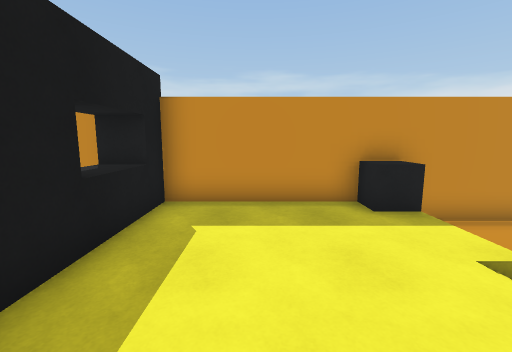
[1] (above)

12 first-person views from a walk through a Unity game level. The camera is 1.5 m above the floor, tilts 8° down and sees 90° across. The floor is counted in squares, 1 m on a side. Each view is taken from the middle of a square. On the plan, view 1 faces up. The plan holds only what a view shows up to about 13 squares ahead; the rest is blank. The place goes on beyond the plan.

[2]
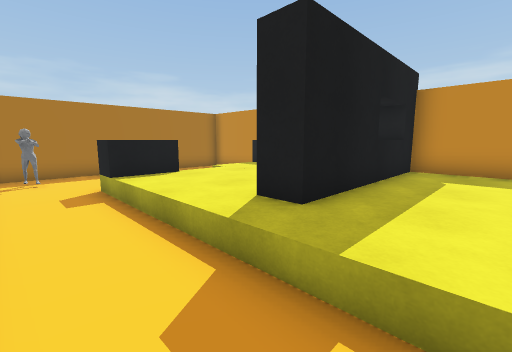

[3]
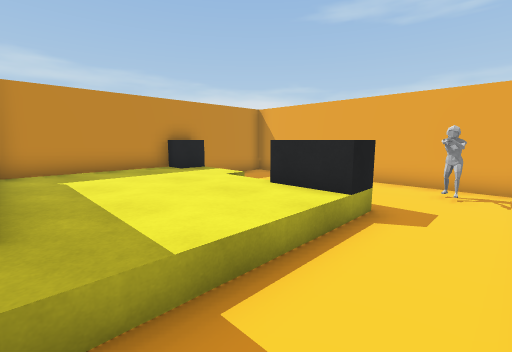

[4]
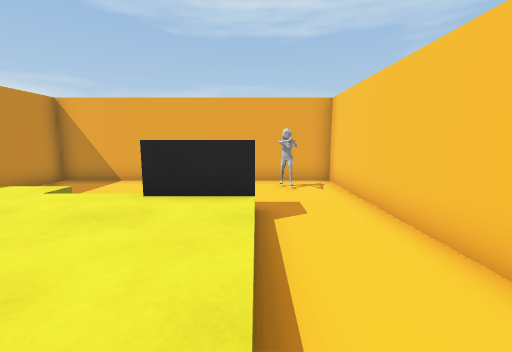

[5]
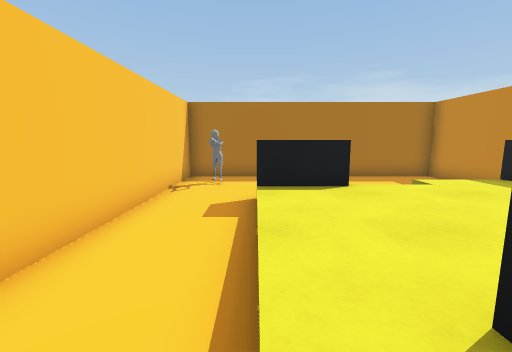

[6]
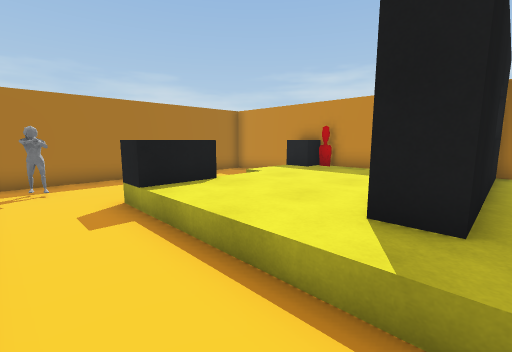

[7]
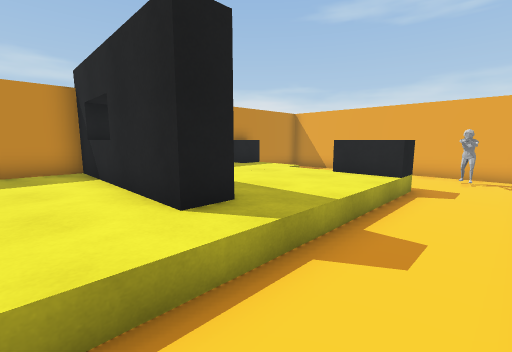

[8]
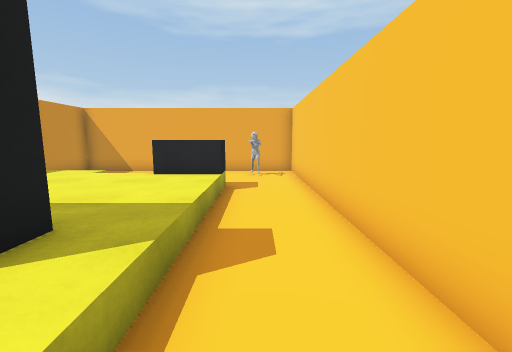

[9]
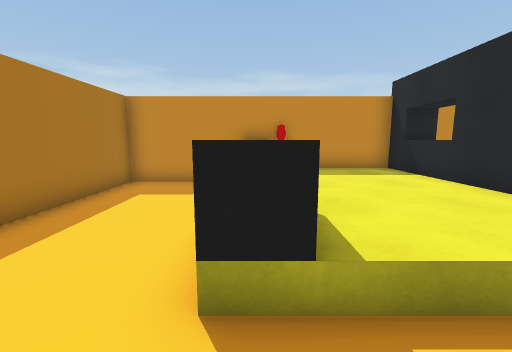

[10]
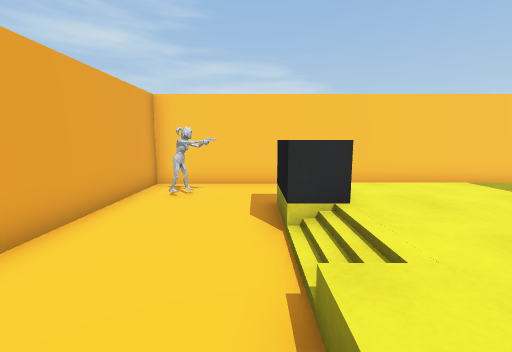

[11]
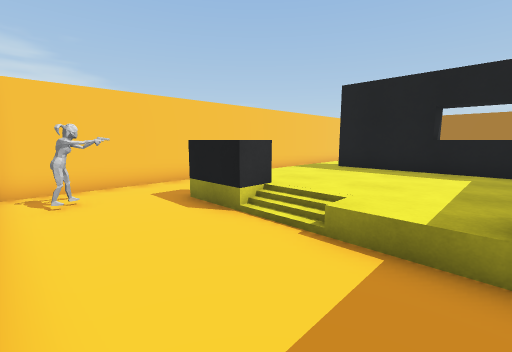

[12]
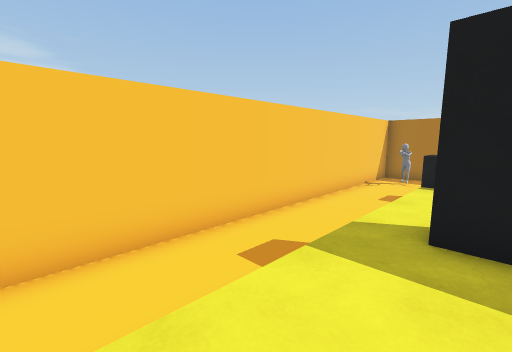

### Floor plan
Key: @ floor where view 1 was taken; # wall or solid block; . main floor; : floor 0.5 m higher than the main floor; / step, stairs or slope; O other object.
Columns run from 13 left of view 1 to 8 right of it. Each row starts with its distance up from view 1.
  6 #####O####O#####O#####
  5 #... :::::OO:::::....#
  4 #... :::::OO:::::....#
  3 #..../::::OO::::/....#
  2 #..../::::OO::::/....#
  1 #....O::::OO::::O....#
  0 #....O:::::::@::O....#
 -1 #....O//////////O....#
 -2 #.##...............#.#
 -3 #....................#
 -4 ######################

Where each view was taken, in squares from view 1:
view 1: 0 up, 0 right, facing up
view 2: 3 down, 0 right, facing up-left
view 3: 3 down, 2 left, facing up-right
view 4: 1 down, 2 left, facing right
view 5: 1 down, 2 left, facing left
view 6: 3 down, 2 left, facing up-left
view 7: 3 down, 5 left, facing up-right
view 8: 2 down, 5 left, facing right
view 9: 3 down, 8 left, facing up
view 10: 5 up, 4 right, facing down
view 11: 5 up, 7 right, facing down-left
view 12: 1 up, 2 right, facing down-left
